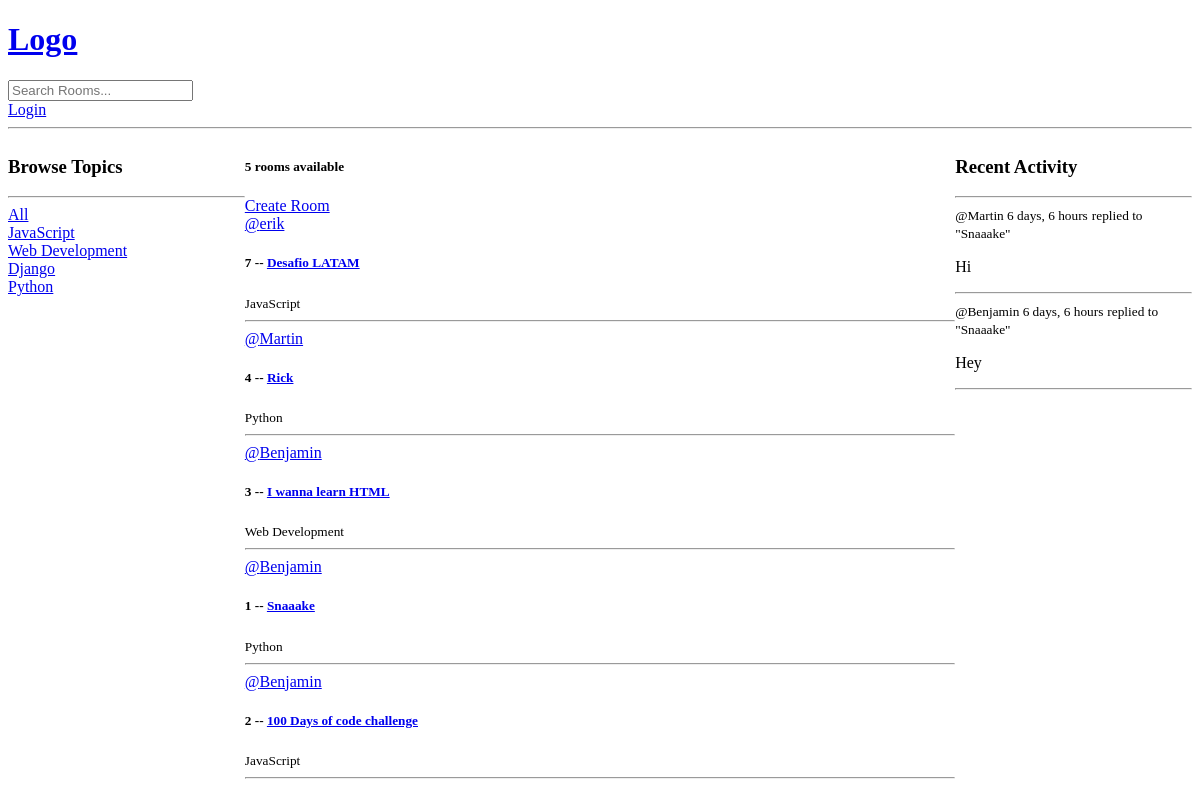
Before: / with the older database file.
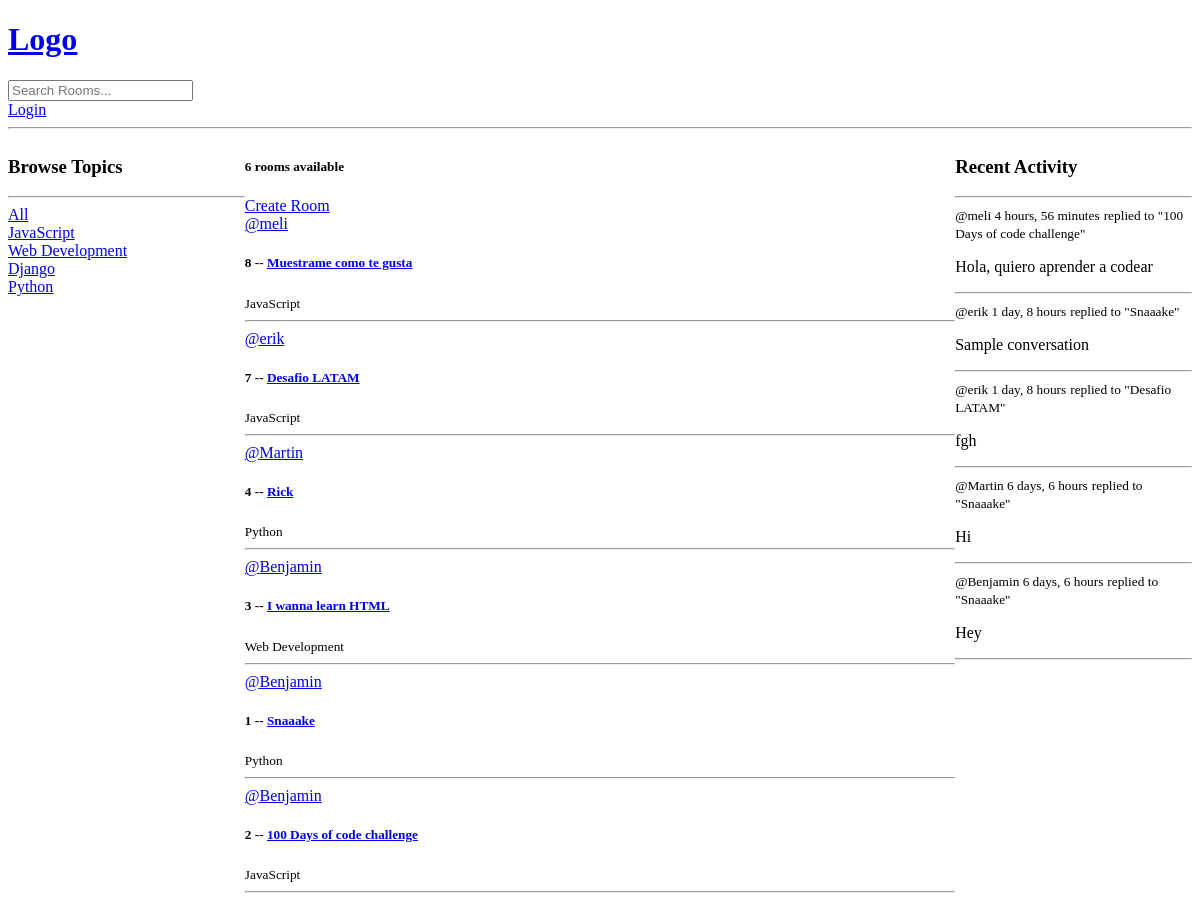
After: the same page with the newer database file.
### base/models.py (models this page shows, shortened)
class Topic(models.Model):
    name = models.CharField(max_length=200)

class Room(models.Model):
    host = models.ForeignKey(User, on_delete=models.SET_NULL, null=True)
    topic = models.ForeignKey(Topic, on_delete=models.SET_NULL, null=True)
    name = models.CharField(max_length=200)
    description = models.TextField(null=True, blank=True)
    participants = models.ManyToManyField(
        User, related_name='participants', blank=True)
    updated = models.DateTimeField(auto_now=True)
    created = models.DateTimeField(auto_now_add=True)
    class Meta:
        ordering = ['-updated', '-created']
    def __str__(self):
        return self.name

class Message(models.Model):
    user = models.ForeignKey(User, on_delete=models.CASCADE)
    room = models.ForeignKey(Room, on_delete=models.CASCADE)
    body = models.TextField()
    updated = models.DateTimeField(auto_now=True)
    created = models.DateTimeField(auto_now_add=True)
    class Meta:
        ordering = ['-updated', '-created']
    def __str__(self):
        return self.body[0:50]

### base/views.py (the view)
# urls.py: path('', views.home, name='home'),
def home(request):
    q = request.GET.get('q') if request.GET.get('q') != None else ''
    rooms = Room.objects.filter(
        Q(topic__name__icontains=q) |
        Q(name__icontains=q) |
        Q(description__icontains=q)
    )
    topics = Topic.objects.all()
    room_count = rooms.count()
    room_messages = Message.objects.filter(Q(room__topic__name__icontains=q))
    context = {'rooms': rooms, 'topics': topics,
               'room_count': room_count, 'room_messages': room_messages}
    return render(request, 'base/home.html', context)

### base/templates/base/home.html (shortened to what this page needs)
{%extends 'main.html'%}
{%block content%}
<div class="home-container">
    <div>
        {% include 'base/topics_component.html' %}
    </div>
    <div>
        <h5>{{room_count}} rooms available</h5>
        <a href="{% url 'create-room' %}">Create Room</a>
        {% include 'base/feed_component.html' %}
    </div>
    <div>
        {% include 'base/activity_component.html' %}
    </div>
</div>
{%endblock%}

### base/templates/base/topics_component.html
<h3>Browse Topics</h3>
<hr>
<div>
    <a href="{% url 'home' %}">All</a>
</div>
{% for topic in topics %}
<div>
    <a href="{% url 'home' %}?q={{topic.name}}">{{topic.name}}</a>
</div>
{% endfor %}

### base/templates/base/feed_component.html (shortened to what this page needs)
<div>
    {%for room in rooms%}
    <div>
        <a href="{% url 'user-profile' room.host.id %}">@{{room.host.username}}</a>
        <h5>{{room.id}} -- <a href="{%url 'room' room.id%}">{{room.name}}</a></h5>
        <small>{{room.topic.name}}</small>
        <hr>
    </div>
    {%endfor%}
</div>

### base/templates/base/activity_component.html (shortened to what this page needs)
<h3>Recent Activity</h3>
<hr>
{% for message in room_messages %}
<div>
    <small>@{{message.user}} {{message.created|timesince}}</small>
    <small>replied to "{{message.room}}"</small>
    <p>{{message}}</p>
    <hr>
</div>
{% endfor %}

Changed rows visible on the page:
added Room: host.username "meli", id "8", name "Muestrame como te gusta", topic.name "JavaScript"
added Message: user "meli", created "4 hours, 56 minutes", room "100 Days of code challenge", body "Hola, quiero aprender a codear"
added Message: user "erik", created "1 day, 8 hours", room "Snaaake", body "Sample conversation"
added Message: user "erik", created "1 day, 8 hours", room "Desafio LATAM", body "fgh"
Other visible differences:
{{ room_count }}: "5" → "6"
